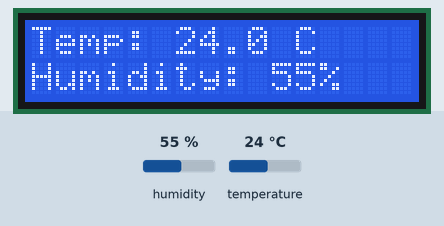
Bench run of a sketch on a simulated ESP32. On the bench: 16×2 character LCD. The inputs (shaded band) are chosen by the test bench; at power-on: humidity 55 %, temperature 24 °C. WiFi joins after 1.5 s; servers stay silent unless stated; uploads are accepted with an empty reply; what the sketch prints to the serial monitor is not drawn.

Above: at 3.7 s.
3.8 s: humidity set to 22 %
At 14.0 s:
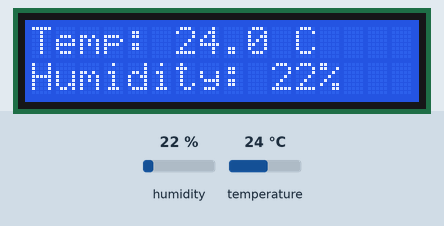
14.3 s: temperature set to 12 °C
At 24.2 s:
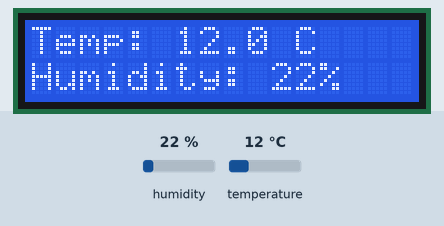
24.5 s: humidity set to 40 %
At 34.4 s:
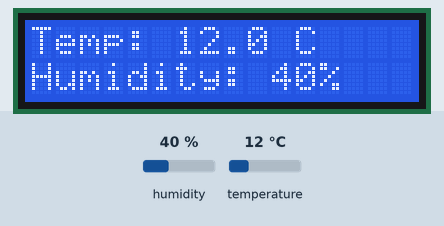
34.8 s: temperature set to 19 °C
At 44.6 s:
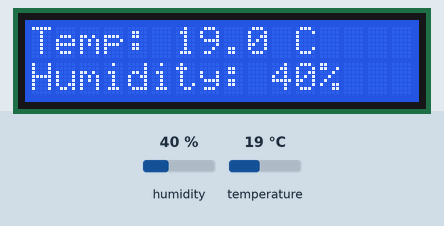
Timing chart, 0 to 46.0 s (numbered marks = the images above; inputs shaded):
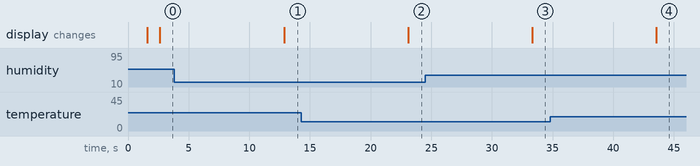

The sketch:

ESP32_DHT22_LCD_Logger.ino
```cpp
#include <WiFi.h>
#include <WiFiClientSecure.h>
#include <HTTPClient.h>
#include <DHT.h>
#include <ArduinoJson.h>
#include <Wire.h>
#include <LiquidCrystal_I2C.h>

#define DHTPIN 14
#define DHTTYPE DHT22
const char* ssid = "Wokwi-GUEST";
const char* password = "";

const char* scriptURL = "https://script.google.com/macros/s/AKfycbwFebgQwwVTX_6W3lL7grLzGpjSFEYMDX2KjY5nqyJVUesJoRxxXTxV6xoZIaqBhTOW/exec";

DHT dht(DHTPIN, DHTTYPE);
LiquidCrystal_I2C lcd(0x27, 16, 2);

void setup() {
  Serial.begin(115200);
  dht.begin();
  lcd.init();
  lcd.backlight();

  lcd.setCursor(0, 0);
  lcd.print("Connecting WiFi");
  WiFi.begin(ssid, password);

  while (WiFi.status() != WL_CONNECTED) {
    delay(500);
    Serial.print(".");
  }
  Serial.println("Connected to WiFi");
  lcd.clear();
  lcd.print("WiFi Connected!");
  delay(1000);
}

void loop() {
  float h = dht.readHumidity();
  float t = dht.readTemperature();

  lcd.clear();
  if (isnan(h) || isnan(t)) {
    lcd.setCursor(0, 0);
    lcd.print("Sensor Error!");
    Serial.println("Failed to read from DHT sensor!");
  } else {
    lcd.setCursor(0, 0);
    lcd.print("Temp: ");
    lcd.print(t, 1);
    lcd.print(" C");

    lcd.setCursor(0, 1);
    lcd.print("Humidity: ");
    lcd.print(h, 0);
    lcd.print("%");

    Serial.printf("Temperature: %.2f °C, Humidity: %.2f %%\n", t, h);

    if (WiFi.status() == WL_CONNECTED) {
      WiFiClientSecure client;
      client.setInsecure();

      HTTPClient http;
      http.begin(client, scriptURL);
      http.addHeader("Content-Type", "application/json");

      StaticJsonDocument<200> doc;
      doc["temperature"] = t;
      doc["humidity"] = h;

      String jsonStr;
      serializeJson(doc, jsonStr);

      int httpCode = http.POST(jsonStr);
      Serial.print("HTTP Response: ");
      Serial.println(httpCode);
      http.end();
    }
  }

  delay(10000);
}
```

Measured:
- after the input at 3.8 s, the display: changes after 9.1 s (image 1)
- after the input at 14.3 s, the display: changes after 8.8 s (image 2)
- after the input at 24.5 s, the display: changes after 8.8 s (image 3)
- after the input at 34.8 s, the display: changes after 8.8 s (image 4)
